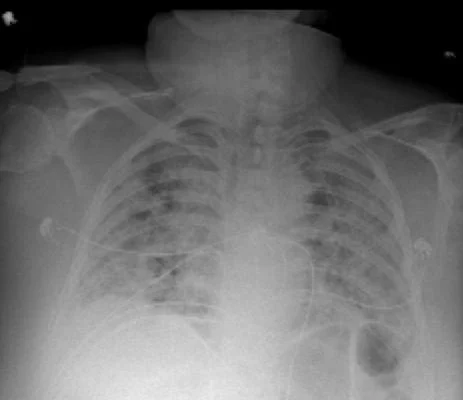
#> input picture images/lab02.webp, 463 x 400 px
$ jupyter execute 'dimp 07 - lab 3 - transformacion de gamma.ipynb'
#> lines starting #> are read from the running program, lines starting #| are printed output that depends on the picture
[cell 1]
import matplotlib.pyplot as plt
import numpy as np
from PIL import Image

[cell 2]
A = Image.open('images/lab02.webp').convert("L")
A = np.asarray(A)

print(A.min())
#| 0
print(A.max())
#| 234

plt.imshow(A, vmax=255, vmin=0, cmap="gray")

[cell 3]
r = A
gamma = 2.00
s = A ** gamma
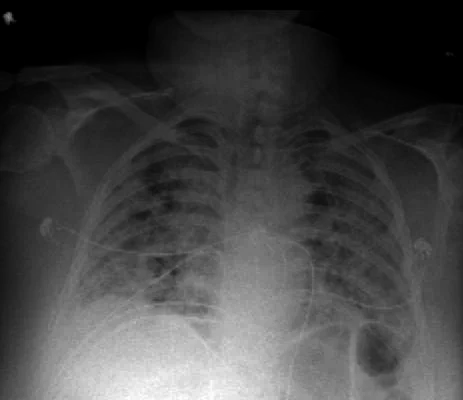
#> s: shape (400, 463) float64; min 0, max 54756, mean 14721.8; drawn with min black and max white

plt.figure(figsize=(6,3), dpi=150)

plt.subplot(121)
plt.imshow(A, cmap="gray")
plt.title("Imagen original")


plt.subplot(122)
plt.imshow(s, cmap="gray")
plt.title("Gamma = 2.00")
plt.savefig("image")
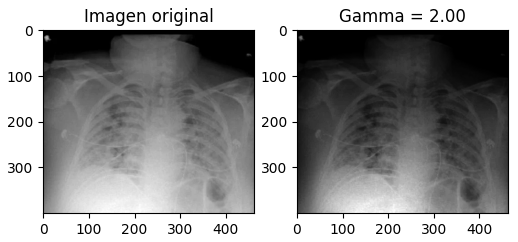
#> figure drawn by matplotlib, 2 panels

[cell 4]
r = A
gamma = 0.5
s = A ** gamma
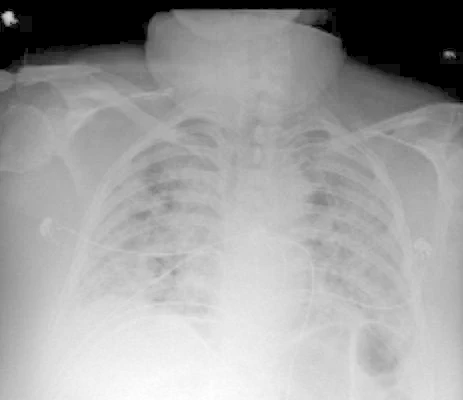
#> s: shape (400, 463) float64; min 0, max 15.3, mean 9.62; drawn with min black and max white

plt.figure(figsize=(6,3), dpi=150)

plt.subplot(121)
plt.imshow(A, cmap="gray")
plt.title("Imagen original")


plt.subplot(122)
plt.imshow(s, cmap="gray")
plt.title(f"Gamma ={gamma}")
plt.savefig("image")
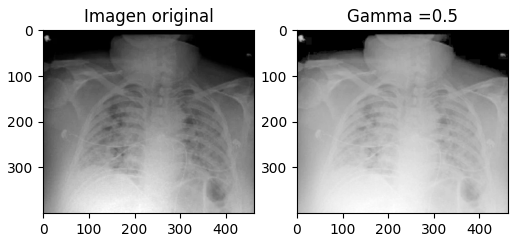
#> figure drawn by matplotlib, 2 panels

[cell 5]
plt.figure(figsize=(10,3), dpi=150)

plt.subplot(121)
plt.hist(A.flatten(), bins=50)
plt.title(f"Imagen original")

plt.subplot(122)
plt.hist(s.flatten(), bins=50)
plt.title(f"Imagen transformada")

plt.savefig("image")
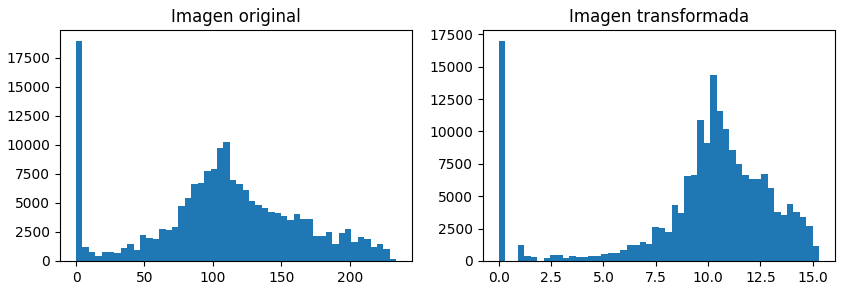
#> figure drawn by matplotlib, 2 panels; panel 1: tallest bar 18957 high, from x = 0 to 4.68; panel 2: tallest bar 16981 high, from x = -2.78e-17 to 0.306

$ run again, with images/b.jpg saved as images/lab02.webp
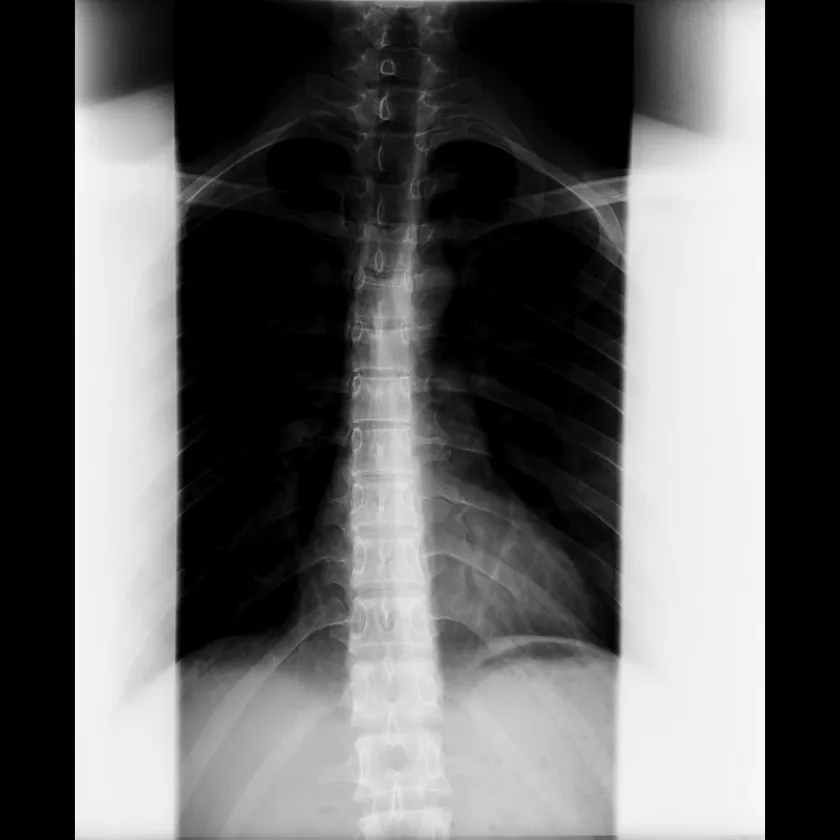
#> input picture images/b.jpg, 840 x 840 px, shrunk from 1065 x 1065 before the run
#| 0
#| 253
#> `s = A ** gamma`:
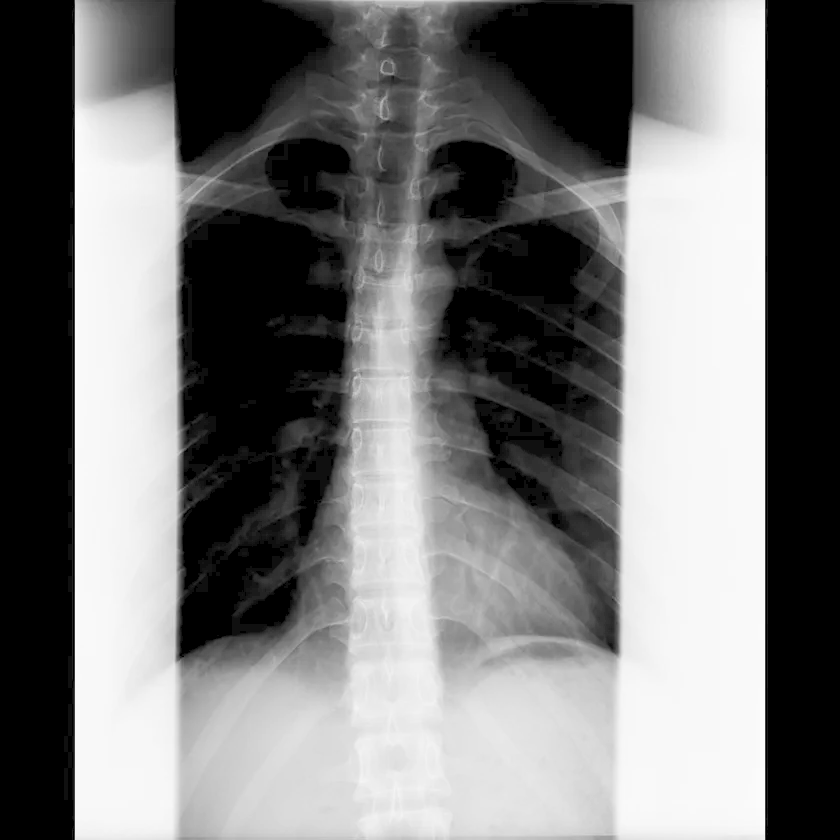
#> s: shape (840, 840) float64; min 0, max 15.91, mean 7.49; drawn with min black and max white
#> `plt.savefig("image")`:
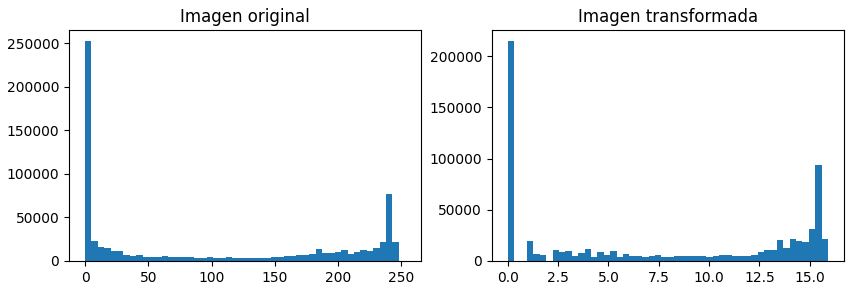
#> figure drawn by matplotlib, 2 panels; panel 1: tallest bar 252675 high, from x = -4.44e-16 to 5.06; panel 2: tallest bar 214820 high, from x = -2.78e-17 to 0.318

$ run again, with images/c.jpg saved as images/lab02.webp
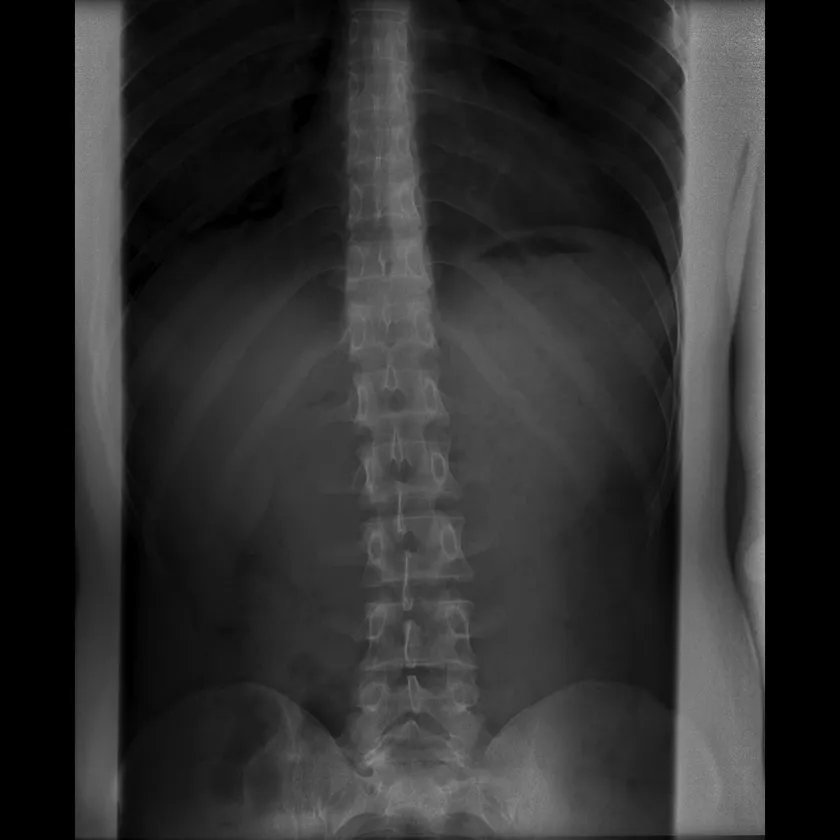
#> input picture images/c.jpg, 840 x 840 px, shrunk from 1065 x 1065 before the run
#| 0
#| 185
#> `s = A ** gamma`:
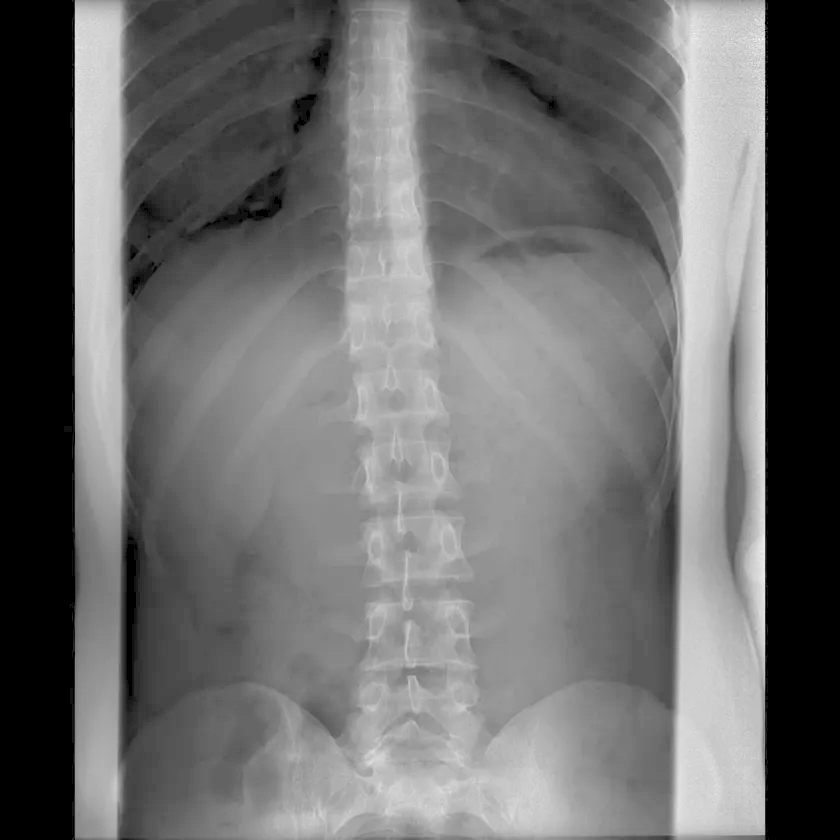
#> s: shape (840, 840) float64; min 0, max 13.6, mean 5.83; drawn with min black and max white
#> `plt.savefig("image")`:
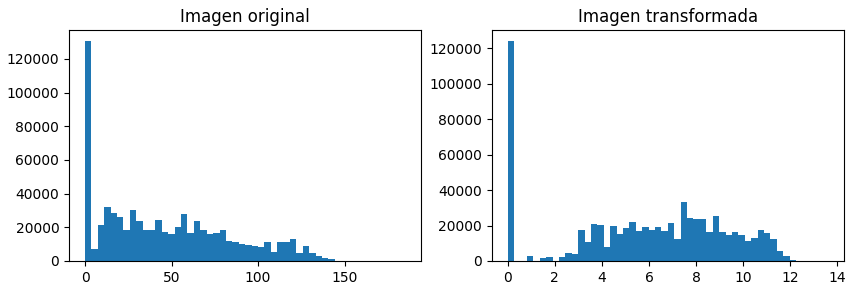
#> figure drawn by matplotlib, 2 panels; panel 1: tallest bar 130650 high, from x = -2.22e-16 to 3.7; panel 2: tallest bar 124222 high, from x = 2.78e-17 to 0.272
